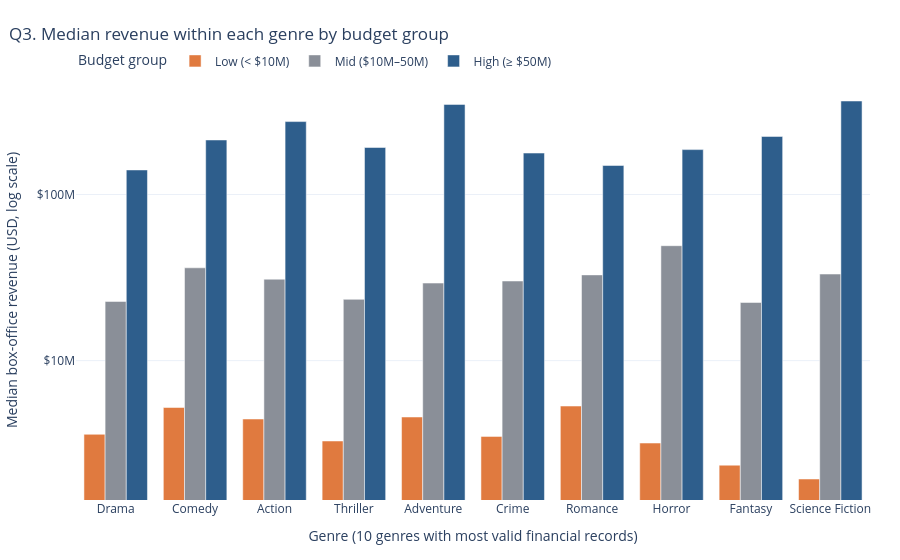

The code cell stored with this chart in its notebook:
### Code cell
fig = go.Figure()
for i, grp in enumerate(BUDGET_GROUPS):
    d = q3_tbl[q3_tbl["budget_group"] == grp].set_index("genre").loc[top_genres_fin].reset_index()
    fig.add_trace(go.Bar(
        x=d["genre"], y=d["median_revenue"], name=grp, marker_color=[ACCENT2, GREY, ACCENT][i],
        customdata=np.stack([d["movies"], d["q1"], d["q3"]], axis=1),
        hovertemplate="<b>%{x}</b><br>" + grp + "<br>Median revenue: %{y:$,.0f}<br>"
                      "Q1: %{customdata[1]:$,.0f} | Q3: %{customdata[2]:$,.0f}<br>Movies: %{customdata[0]:,}<extra></extra>"))
money_axis(fig, "y", "Median box-office revenue (USD, log scale)")
fig.update_xaxes(title_text="Genre (10 genres with most valid financial records)")
finish(fig, "Q3. Median revenue within each genre by budget group", height=560, barmode="group",
       legend=dict(title="Budget group", orientation="h", y=1.08, x=0))

### Figure 1 — Plotly figure (JSON) as saved in the notebook; plotly's stock layout.template omitted (floating-point values rounded to 4 significant figures)
{"data": [{"customdata": [[864.0, 862100.0, 12280000.0], [523.0, 1321000.0, 16670000.0], [230.0, 774900.0, 15500000.0], [445.0, 572800.0, 12000000.0], [121.0, 1493000.0, 17970000.0], [210.0, 832500.0, 10220000.0], [240.0, 1400000.0, 14450000.0], [318.0, 355700.0, 14650000.0], [97.0, 558600.0, 12100000.0], [103.0, 357000.0, 9155000.0]], "hovertemplate": "<b>%{x}</b><br>Low (< $10M)<br>Median revenue: %{y:$,.0f}<br>Q1: %{customdata[1]:$,.0f} | Q3: %{customdata[2]:$,.0f}<br>Movies: %{customdata[0]:,}<extra></extra>", "marker": {"color": "#E07A3F"}, "name": "Low (< $10M)", "type": "bar", "x": ["Drama", "Comedy", "Action", "Thriller", "Adventure", "Crime", "Romance", "Horror", "Fantasy", "Science Fiction"], "y": [3602000.0, 5225000.0, 4452000.0, 3283000.0, 4577000.0, 3500000.0, 5329000.0, 3191000.0, 2349000.0, 1939000.0]}, {"customdata": [[860.0, 6309000.0, 55750000.0], [553.0, 13140000.0, 81490000.0], [458.0, 6296000.0, 71490000.0], [471.0, 5272000.0, 67190000.0], [246.0, 8702000.0, 64690000.0], [274.0, 6857000.0, 70400000.0], [270.0, 9920000.0, 71760000.0], [204.0, 15300000.0, 100300000.0], [141.0, 6820000.0, 67920000.0], [127.0, 6309000.0, 77680000.0]], "hovertemplate": "<b>%{x}</b><br>Mid ($10M–50M)<br>Median revenue: %{y:$,.0f}<br>Q1: %{customdata[1]:$,.0f} | Q3: %{customdata[2]:$,.0f}<br>Movies: %{customdata[0]:,}<extra></extra>", "marker": {"color": "#8A8F98"}, "name": "Mid ($10M–50M)", "type": "bar", "x": ["Drama", "Comedy", "Action", "Thriller", "Adventure", "Crime", "Romance", "Horror", "Fantasy", "Science Fiction"], "y": [22710000.0, 36190000.0, 30910000.0, 23380000.0, 29300000.0, 30150000.0, 32820000.0, 49180000.0, 22390000.0, 33200000.0]}, {"customdata": [[197.0, 67110000.0, 303100000.0], [267.0, 110000000.0, 412600000.0], [403.0, 141600000.0, 529900000.0], [154.0, 77880000.0, 333300000.0], [386.0, 165700000.0, 660500000.0], [86.0, 76120000.0, 330600000.0], [58.0, 53720000.0, 366800000.0], [38.0, 78640000.0, 342600000.0], [208.0, 115000000.0, 539000000.0], [211.0, 173900000.0, 627500000.0]], "hovertemplate": "<b>%{x}</b><br>High (≥ $50M)<br>Median revenue: %{y:$,.0f}<br>Q1: %{customdata[1]:$,.0f} | Q3: %{customdata[2]:$,.0f}<br>Movies: %{customdata[0]:,}<extra></extra>", "marker": {"color": "#2E5E8C"}, "name": "High (≥ $50M)", "type": "bar", "x": ["Drama", "Comedy", "Action", "Thriller", "Adventure", "Crime", "Romance", "Horror", "Fantasy", "Science Fiction"], "y": [140500000.0, 212900000.0, 274700000.0, 191800000.0, 348600000.0, 177600000.0, 149500000.0, 186300000.0, 223600000.0, 365300000.0]}], "layout": {"barmode": "group", "height": 560, "legend": {"orientation": "h", "title": {"text": "Budget group"}, "x": 0, "y": 1.08}, "margin": {"b": 60, "l": 60, "r": 30, "t": 80}, "title": {"text": "Q3. Median revenue within each genre by budget group", "x": 0.01, "xanchor": "left"}, "xaxis": {"title": {"text": "Genre (10 genres with most valid financial records)"}}, "yaxis": {"hoverformat": "$,.0f", "ticktext": ["$1K", "$10K", "$100K", "$1M", "$10M", "$100M", "$1B", "$10B"], "tickvals": [1000, 10000, 100000, 1000000, 10000000, 100000000, 1000000000, 10000000000], "title": {"text": "Median box-office revenue (USD, log scale)"}, "type": "log"}}}
